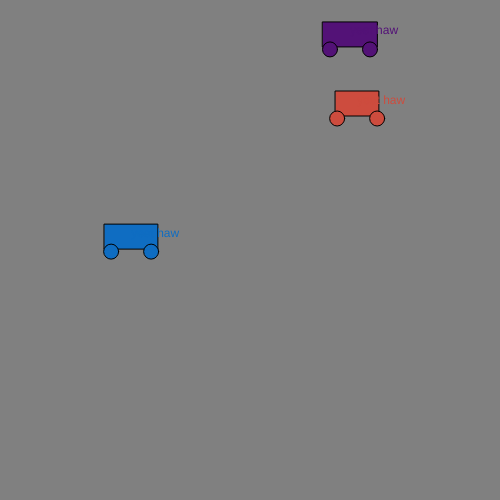
Frame 1 (no input)
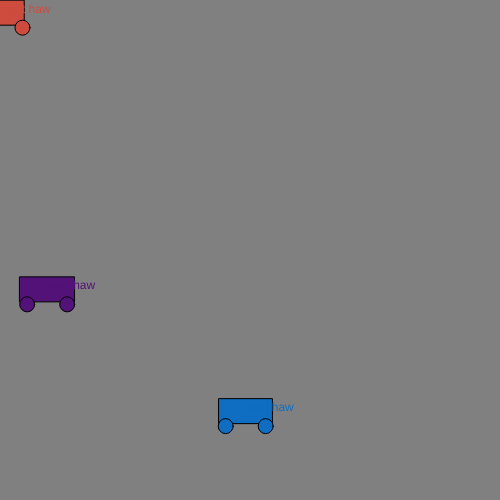
Frame 60 (no input)
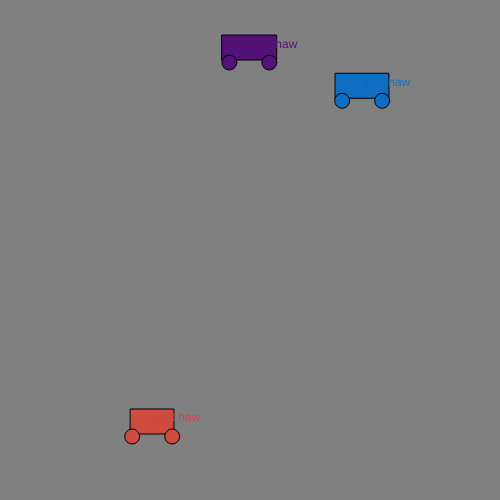
Frame 120 (the mouse pressed at the canvas centre since frame 60)

The p5.js sketch that drew these frames (run headless with seeded random() and noise() and a simulated clock; from frame 60 on, the mouse is pressed at the canvas centre):

// p5.js sketch
// ── sketch.js
let myCar1;
let myCar2;
let myCar3;

function setup() {
  createCanvas(500, 500);
  myCar1 = new Car();
  myCar2 = new Car();
  myCar3 = new Car();

  rectMode(CENTER);
}

function draw() {
  background("grey");
  myCar1.display();
  myCar2.display();
  myCar3.display();

  myCar1.move();
  myCar2.move();
  myCar3.move();

}

class Car {
  constructor() {
  //attributes
    this.pos = createVector(random(width),random(height));
    this.vel = createVector(random(-5,5),random(-5,5));
    this.r = random(255);
    this.g = random(255);
    this.b = random(255);
    this.w = random(40,60);
  }
  //methods
  display() {
    //car
    fill(this.r, this.g, this.b);
    rect(this.pos.x,this.pos.y,this.w,25);
    //wheels
    ellipse(this.pos.x-20,this.pos.y+15,15);
    ellipse(this.pos.x+20,this.pos.y+15,15);

    text("yeet haw", this.pos.x,this.pos.y);
  }

move() {
  this.pos.add(this.vel);
  if (this.pos.x > width) this.pos.x = 0;
  if (this.pos.x < 0) this.pos.x = width;
  if (this.pos.y > height) this.pos.y = 0;
  if (this.pos.y < 0) this.pos.y = height;
}

}
